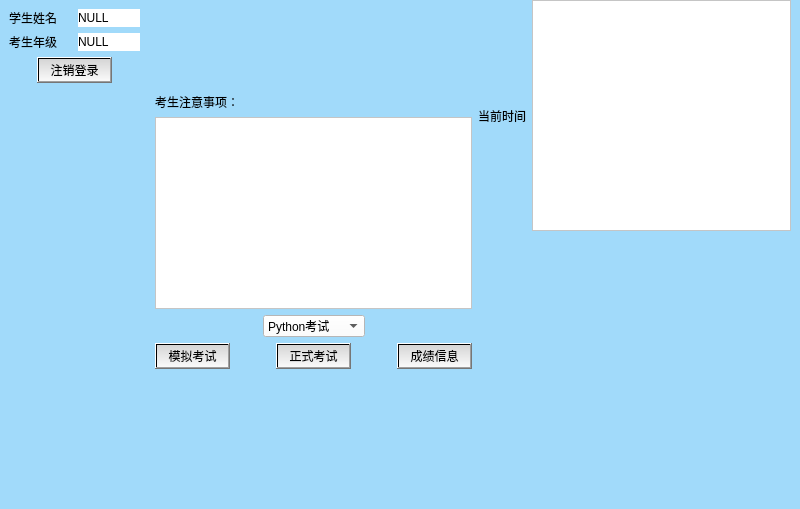
<?xml version="1.0" encoding="UTF-8"?>
<ui version="4.0">
 <class>PreMainWindow</class>
 <widget class="QMainWindow" name="PreMainWindow">
  <property name="geometry">
   <rect>
    <x>0</x>
    <y>0</y>
    <width>800</width>
    <height>509</height>
   </rect>
  </property>
  <property name="sizePolicy">
   <sizepolicy hsizetype="Preferred" vsizetype="Preferred">
    <horstretch>0</horstretch>
    <verstretch>0</verstretch>
   </sizepolicy>
  </property>
  <property name="windowTitle">
   <string>MainWindow</string>
  </property>
  <property name="styleSheet">
   <string notr="true">background-color: rgba(161, 218, 250, 255);</string>
  </property>
  <widget class="QWidget" name="centralwidget">
   <widget class="QWidget" name="horizontalLayoutWidget_5">
    <property name="geometry">
     <rect>
      <x>0</x>
      <y>0</y>
      <width>791</width>
      <height>461</height>
     </rect>
    </property>
    <layout class="QHBoxLayout" name="horizontalLayout_10">
     <item>
      <layout class="QHBoxLayout" name="horizontalLayout_3">
       <item>
        <widget class="QWidget" name="widget" native="true">
         <property name="styleSheet">
          <string notr="true">background-color: rgba(255, 255, 255, 0);</string>
         </property>
         <layout class="QVBoxLayout" name="verticalLayout_3">
          <item>
           <layout class="QHBoxLayout" name="horizontalLayout">
            <item>
             <layout class="QVBoxLayout" name="verticalLayout">
              <item>
               <widget class="QLabel" name="label">
                <property name="styleSheet">
                 <string notr="true">background-color: rgba(255, 255, 255, 0);
font: 75 10pt &quot;等线&quot;;</string>
                </property>
                <property name="text">
                 <string>学生姓名</string>
                </property>
               </widget>
              </item>
              <item>
               <widget class="QLabel" name="label_2">
                <property name="styleSheet">
                 <string notr="true">font: 75 10pt &quot;等线&quot;;
background-color: rgba(255, 255, 255, 0);</string>
                </property>
                <property name="text">
                 <string>考生年级</string>
                </property>
               </widget>
              </item>
             </layout>
            </item>
            <item>
             <layout class="QVBoxLayout" name="verticalLayout_2">
              <item>
               <widget class="QLabel" name="preStuNameLabel">
                <property name="styleSheet">
                 <string notr="true">background-color: rgb(255, 255, 255);
font: 10pt &quot;宋体&quot;;</string>
                </property>
                <property name="text">
                 <string>NULL</string>
                </property>
               </widget>
              </item>
              <item>
               <widget class="QLabel" name="preStuGradeLabel">
                <property name="styleSheet">
                 <string notr="true">background-color: rgb(255, 255, 255);
font: 10pt &quot;宋体&quot;;</string>
                </property>
                <property name="text">
                 <string>NULL</string>
                </property>
               </widget>
              </item>
             </layout>
            </item>
           </layout>
          </item>
          <item>
           <layout class="QHBoxLayout" name="horizontalLayout_2">
            <item>
             <spacer name="horizontalSpacer_2">
              <property name="orientation">
               <enum>Qt::Horizontal</enum>
              </property>
              <property name="sizeHint" stdset="0">
               <size>
                <width>28</width>
                <height>20</height>
               </size>
              </property>
             </spacer>
            </item>
            <item>
             <widget class="QPushButton" name="logoutButton">
              <property name="styleSheet">
               <string notr="true">font: 75 10pt &quot;等线&quot;;
background-color: qlineargradient(spread:pad, x1:0.488364, y1:0, x2:0.495, y2:1, stop:0 rgba(213, 213, 213, 255), stop:1 rgba(250, 250, 250, 255));</string>
              </property>
              <property name="text">
               <string>注销登录</string>
              </property>
             </widget>
            </item>
            <item>
             <spacer name="horizontalSpacer">
              <property name="orientation">
               <enum>Qt::Horizontal</enum>
              </property>
              <property name="sizeHint" stdset="0">
               <size>
                <width>28</width>
                <height>20</height>
               </size>
              </property>
             </spacer>
            </item>
           </layout>
          </item>
          <item>
           <spacer name="verticalSpacer">
            <property name="orientation">
             <enum>Qt::Vertical</enum>
            </property>
            <property name="sizeHint" stdset="0">
             <size>
              <width>20</width>
              <height>40</height>
             </size>
            </property>
           </spacer>
          </item>
         </layout>
        </widget>
       </item>
       <item>
        <layout class="QVBoxLayout" name="verticalLayout_5">
         <item>
          <spacer name="verticalSpacer_3">
           <property name="orientation">
            <enum>Qt::Vertical</enum>
           </property>
           <property name="sizeHint" stdset="0">
            <size>
             <width>20</width>
             <height>40</height>
            </size>
           </property>
          </spacer>
         </item>
         <item>
          <widget class="QLabel" name="label_6">
           <property name="styleSheet">
            <string notr="true">background-color: rgba(255, 255, 255, 0);
font: 75 10pt &quot;等线&quot;;</string>
           </property>
           <property name="text">
            <string>考生注意事项：</string>
           </property>
          </widget>
         </item>
         <item>
          <widget class="QTextBrowser" name="noteTextBrowser">
           <property name="styleSheet">
            <string notr="true">background-color: rgb(255, 255, 255);</string>
           </property>
          </widget>
         </item>
         <item>
          <layout class="QHBoxLayout" name="horizontalLayout_7">
           <item>
            <spacer name="horizontalSpacer_3">
             <property name="orientation">
              <enum>Qt::Horizontal</enum>
             </property>
             <property name="sizeHint" stdset="0">
              <size>
               <width>40</width>
               <height>20</height>
              </size>
             </property>
            </spacer>
           </item>
           <item>
            <widget class="QComboBox" name="selectTestBox">
             <property name="styleSheet">
              <string notr="true">background-color: rgb(255, 255, 255);</string>
             </property>
             <item>
              <property name="text">
               <string>Python考试</string>
              </property>
             </item>
             <item>
              <property name="text">
               <string>MATLAB考试</string>
              </property>
             </item>
            </widget>
           </item>
           <item>
            <spacer name="horizontalSpacer_4">
             <property name="orientation">
              <enum>Qt::Horizontal</enum>
             </property>
             <property name="sizeHint" stdset="0">
              <size>
               <width>40</width>
               <height>20</height>
              </size>
             </property>
            </spacer>
           </item>
          </layout>
         </item>
         <item>
          <layout class="QHBoxLayout" name="horizontalLayout_8">
           <item>
            <widget class="QPushButton" name="mockTestPushButton">
             <property name="styleSheet">
              <string notr="true">background-color: qlineargradient(spread:pad, x1:0.488364, y1:0, x2:0.495, y2:1, stop:0 rgba(213, 213, 213, 255), stop:1 rgba(250, 250, 250, 255));</string>
             </property>
             <property name="text">
              <string>模拟考试</string>
             </property>
            </widget>
           </item>
           <item>
            <spacer name="horizontalSpacer_5">
             <property name="orientation">
              <enum>Qt::Horizontal</enum>
             </property>
             <property name="sizeHint" stdset="0">
              <size>
               <width>40</width>
               <height>20</height>
              </size>
             </property>
            </spacer>
           </item>
           <item>
            <widget class="QPushButton" name="officialTestPushButton">
             <property name="styleSheet">
              <string notr="true">background-color: qlineargradient(spread:pad, x1:0.488364, y1:0, x2:0.495, y2:1, stop:0 rgba(213, 213, 213, 255), stop:1 rgba(250, 250, 250, 255));</string>
             </property>
             <property name="text">
              <string>正式考试</string>
             </property>
            </widget>
           </item>
           <item>
            <spacer name="horizontalSpacer_7">
             <property name="orientation">
              <enum>Qt::Horizontal</enum>
             </property>
             <property name="sizeHint" stdset="0">
              <size>
               <width>40</width>
               <height>20</height>
              </size>
             </property>
            </spacer>
           </item>
           <item>
            <widget class="QPushButton" name="gradeInfoPushButton">
             <property name="styleSheet">
              <string notr="true">background-color: qlineargradient(spread:pad, x1:0.488364, y1:0, x2:0.495, y2:1, stop:0 rgba(213, 213, 213, 255), stop:1 rgba(250, 250, 250, 255));</string>
             </property>
             <property name="text">
              <string>成绩信息</string>
             </property>
            </widget>
           </item>
          </layout>
         </item>
         <item>
          <spacer name="verticalSpacer_4">
           <property name="orientation">
            <enum>Qt::Vertical</enum>
           </property>
           <property name="sizeHint" stdset="0">
            <size>
             <width>20</width>
             <height>40</height>
            </size>
           </property>
          </spacer>
         </item>
        </layout>
       </item>
      </layout>
     </item>
     <item>
      <layout class="QVBoxLayout" name="verticalLayout_7">
       <item>
        <layout class="QHBoxLayout" name="horizontalLayout_9">
         <item>
          <widget class="QLabel" name="label_5">
           <property name="styleSheet">
            <string notr="true">background-color: rgba(255, 255, 255, 0);</string>
           </property>
           <property name="text">
            <string>当前时间</string>
           </property>
          </widget>
         </item>
         <item>
          <widget class="QTextBrowser" name="timeTextBrowser">
           <property name="styleSheet">
            <string notr="true">font: 12pt &quot;黑体&quot;;
background-color: rgb(255, 255, 255);</string>
           </property>
          </widget>
         </item>
        </layout>
       </item>
       <item>
        <spacer name="verticalSpacer_2">
         <property name="orientation">
          <enum>Qt::Vertical</enum>
         </property>
         <property name="sizeHint" stdset="0">
          <size>
           <width>20</width>
           <height>40</height>
          </size>
         </property>
        </spacer>
       </item>
      </layout>
     </item>
    </layout>
   </widget>
  </widget>
  <widget class="QMenuBar" name="menubar">
   <property name="geometry">
    <rect>
     <x>0</x>
     <y>0</y>
     <width>800</width>
     <height>23</height>
    </rect>
   </property>
  </widget>
  <widget class="QStatusBar" name="statusbar"/>
 </widget>
 <resources/>
 <connections/>
</ui>
